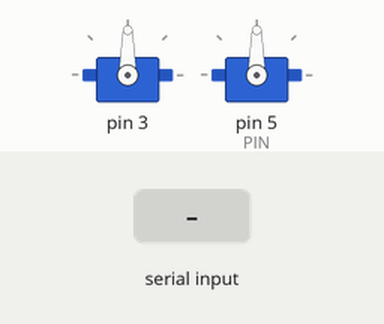
A sketch run on a simulated Arduino Leonardo, built with avr-gcc and run on an emulated ATmega32U4. Parts: 2 × servo. The test bench sets the inputs (shaded band). The modem accepts every AT command (registered, SIM ready, sends succeed) and sends nothing else; what the sketch prints to the serial monitor is not drawn.

Above: at 0.1 s.
At 2.2 s:
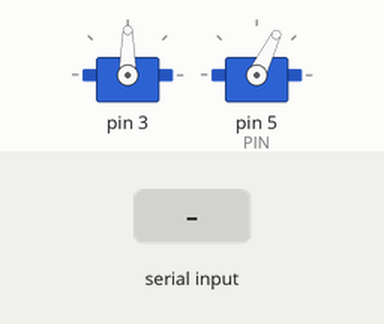
2.3 s: "1" received over the second serial link
5.3 s: "0" received over the second serial link
8.3 s: "2" received over the second serial link
Timing chart, 0 to 11.3 s (numbered marks = the images above; inputs shaded):
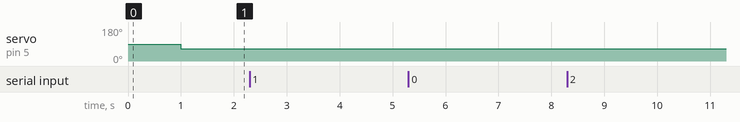

The sketch:

rc_leonardo.ino
```cpp
/*
 Name:		rc_leonardo.ino
 Created:	02.06.2018 17:01:28
 Author:	zinjk
*/


// the setup function runs once when you press reset or power the board

#include "leonardo.h"

leonardo m_leonardo;

void setup() {
	m_leonardo.init();
}

void loop() {
	m_leonardo.run();
	m_leonardo.commit();
  if (Serial.available()) {
    m_leonardo.nanopi_event();
  }
  if (Serial1.available()) {
    m_leonardo.esp_event();
  }
}

//void serialEvent() {
//  Serial.println("asdfasfd");
//	m_leonardo.nanopi_event();
//}
//
//void serialEvent1() {
//	m_leonardo.esp_event();
//}
```

base_packet_t.cpp
```cpp
//
// Created by zinjkov on 05.04.18.
//

#include "base_packet_t.hpp"

namespace rov_types {

}
```

base_packet_t.hpp
```cpp
//
// Created by zinjkov on 05.04.18.
//

#ifndef SERI_BASE_PACKET_T_HPP
#define SERI_BASE_PACKET_T_HPP

#include "serializable.hpp"
#include "meta.hpp"
#include "binary_stream.hpp"
#include "crc.hpp"

namespace rov_types {
    template <uint8_t packet_id_, uint8_t payload_size_, uint16_t packet_size_>
    class base_packet_t : public serializable {
    public:
            typedef meta_traits<packet_id_, payload_size_, packet_size_> meta;
	uint8_t serialize(uint8_t *output) override final  {
            binary_stream bs;

            bs << meta().packet_id;

            data_serialize(bs);

            bs << crc::calculateCRC(bs.data_ptr(), meta().payload_size);
			uint8_t size = 0;
            bs.data(output, &size);

            return size;
        }

        error_code deserialize(uint8_t *input, uint8_t size) {
            binary_stream bs(input, size);

            uint8_t packet_id;

            if (size < meta().packet_size){
                return size_less;
            }

            bs >> packet_id;


            if (packet_id != meta().packet_id) {
                return wrong_id;
            }

            data_deserialize(bs);

            int16_t current_crc = 0;
            bs >> current_crc;

            if (current_crc != crc::calculateCRC(input, meta().payload_size)) {
                return crc_mismatch;
            }

            if (size > meta().packet_size){
                return success_size_greater;
            }

            return success;
        }

    protected:


        virtual void data_serialize(binary_stream &bs) = 0;
        virtual void data_deserialize(binary_stream &bs) = 0;
    };
}


#endif //SERI_BASE_PACKET_T_HPP
```

binary_stream.cpp
```cpp
//
// Created by zinjkov on 30.03.18.
//

#include "binary_stream.hpp"

namespace rov_types {

    binary_stream::binary_stream():
            m_counter(0),
			m_len(0) {
        unsigned short x = 1; /* 0x0001 */
        m_system_type = (*((unsigned char *) &x) == 0) ? byte_ordering::big_endian : byte_ordering::little_endian;
        m_ordering = byte_ordering::big_endian;
    }

    binary_stream::binary_stream(const uint8_t *byte_array, uint8_t size) :
            m_counter(0),
            m_len(size)
    {
        unsigned short x = 1; /* 0x0001 */
        m_system_type = (*((unsigned char *) &x) == 0) ? byte_ordering::big_endian : byte_ordering::little_endian;
        m_ordering = byte_ordering::big_endian;
		for (int i = 0; i < size; i++) {
			m_data[i] = byte_array[i];
		}
    }

    binary_stream::~binary_stream() {

    }

    void binary_stream::data(uint8_t *byte_array, uint8_t *size) {
		for (int i = 0; i < m_len; i++) {
			byte_array[i] = m_data[i];
		}
		*size = m_len;
    }

	const uint8_t *binary_stream::data_ptr() {
		return m_data;
	}

    void binary_stream::change_byte_ordering(binary_stream::byte_ordering ordering) {
        if (m_ordering != ordering) {
            for (int i = 0; i < m_len; i++) {
                m_data[i] = swap_endian<int16_t>(m_data[i]);
            }
            m_ordering = ordering;
        }
    }


    binary_stream &binary_stream::operator>>(uint8_t &val) {
        if ((m_len - m_counter) >= sizeof(uint8_t))
            read<uint8_t>(val);
        return *this;
    }

    binary_stream &binary_stream::operator>>(int8_t &val) {
        if ((m_len - m_counter) >= sizeof(int8_t))
            read<int8_t>(val);
        return *this;
    }

    binary_stream &binary_stream::operator>>(uint16_t &val) {
        if ((m_len - m_counter) >= sizeof(uint16_t))
            read<uint16_t>(val);
        return *this;
    }

    binary_stream &binary_stream::operator>>(int16_t &val) {
        if ((m_len - m_counter) >= sizeof(int16_t))
            read<int16_t>(val);
        return *this;
    }

    binary_stream &binary_stream::operator>>(uint32_t &val) {
        if ((m_len - m_counter) >= sizeof(uint32_t))
            read<uint32_t>(val);
        return *this;
    }

    binary_stream &binary_stream::operator>>(int32_t &val) {
        if ((m_len - m_counter) >= sizeof(int32_t))
            read<int32_t>(val);
        return *this;
    }

    binary_stream &binary_stream::operator>>(uint64_t &val) {
        if ((m_len - m_counter) >= sizeof(uint64_t))
            read<uint64_t>(val);
        return *this;
    }

    binary_stream &binary_stream::operator>>(int64_t &val) {
        if ((m_len - m_counter) >= sizeof(int64_t))
            read<int64_t>(val);
        return *this;
    }

    binary_stream &binary_stream::operator>>(float &val) {
        if ((m_len - m_counter) >= sizeof(float))
            read<float>(val);
        return *this;
    }

    binary_stream &binary_stream::operator>>(double &val) {
        if ((m_len - m_counter) >= sizeof(double))
            read<double>(val);
        return *this;
    }

    binary_stream &binary_stream::operator>>(long double &val) {
        if ((m_len - m_counter) >= sizeof(long double))
            read<long double>(val);
        return *this;
    }


    binary_stream &binary_stream::operator<<(uint8_t &val) {
        write<uint8_t>(val);
        return *this;
    }

    binary_stream &binary_stream::operator<<(int8_t &val) {
        write<int8_t>(val);
        return *this;
    }

    binary_stream &binary_stream::operator<<(uint16_t &val) {
        write<uint16_t>(val);
        return *this;
    }

    binary_stream &binary_stream::operator<<(int16_t &val) {
        write<int16_t>(val);
        return *this;
    }

    binary_stream &binary_stream::operator<<(uint32_t &val) {
        write<uint32_t>(val);
        return *this;
    }

    binary_stream &binary_stream::operator<<(int32_t &val) {
        write<int32_t>(val);
        return *this;
    }

    binary_stream &binary_stream::operator<<(uint64_t &val) {
        write<uint64_t>(val);
        return *this;
    }

    binary_stream &binary_stream::operator<<(int64_t &val) {
        write<int64_t>(val);
        return *this;
    }

    binary_stream &binary_stream::operator<<(float &val) {
        write<float>(val);
        return *this;
    }

    binary_stream &binary_stream::operator<<(double &val) {
        write<double>(val);
        return *this;
    }

    binary_stream &binary_stream::operator<<(long double &val) {
        write<long double>(val);
        return *this;
    }


    binary_stream &binary_stream::operator<<(const uint8_t &val) {
        write<uint8_t>(val);
        return *this;
    }

    binary_stream &binary_stream::operator<<(const int8_t &val) {
        write<int8_t>(val);
        return *this;
    }

    binary_stream &binary_stream::operator<<(const uint16_t &val) {
        write<uint16_t>(val);
        return *this;
    }

    binary_stream &binary_stream::operator<<(const int16_t &val) {
        write<int16_t>(val);
        return *this;
    }

    binary_stream &binary_stream::operator<<(const uint32_t &val) {
        write<uint32_t>(val);
        return *this;
    }

    binary_stream &binary_stream::operator<<(const int32_t &val) {
        write<int32_t>(val);
        return *this;
    }

    binary_stream &binary_stream::operator<<(const uint64_t &val) {
        write<uint64_t>(val);
        return *this;
    }

    binary_stream &binary_stream::operator<<(const int64_t &val) {
        write<int64_t>(val);
        return *this;
    }

    binary_stream &binary_stream::operator<<(const float &val) {
        write<float>(val);
        return *this;
    }

    binary_stream &binary_stream::operator<<(const double &val) {
        write<double>(val);
        return *this;
    }

    binary_stream &binary_stream::operator<<(const long double &val) {
        write<long double>(val);
        return *this;
    }
}
```

binary_stream.hpp
```cpp
//
// Created by zinjkov on 30.03.18.
//

#ifndef RC_ROV_SERVER_BINARY_STREAM_HPP
#define RC_ROV_SERVER_BINARY_STREAM_HPP

#include <stdint.h>
#include <string.h>
#include <Arduino.h>
namespace rov_types {
    class binary_stream {
    public:
        enum class byte_ordering {
            big_endian,
            little_endian
        };

        binary_stream();

        binary_stream(const uint8_t *byte_array, uint8_t size);

        ~binary_stream();

        void data(uint8_t *byte_array, uint8_t *size);
		const uint8_t *data_ptr();

        void change_byte_ordering(byte_ordering t);

        binary_stream &operator>>(uint8_t &val);
        binary_stream &operator>>(int8_t &val);
        binary_stream &operator>>(uint16_t &val);
        binary_stream &operator>>(int16_t &val);
        binary_stream &operator>>(uint32_t &val);
        binary_stream &operator>>(int32_t &val);
        binary_stream &operator>>(uint64_t &val);
        binary_stream &operator>>(int64_t &val);
        binary_stream &operator>>(float &val);
        binary_stream &operator>>(double &val);
        binary_stream &operator>>(long double &val);

        binary_stream &operator<<(const uint8_t &val);
        binary_stream &operator<<(const int8_t &val);
        binary_stream &operator<<(const uint16_t &val);
        binary_stream &operator<<(const int16_t &val);
        binary_stream &operator<<(const uint32_t &val);
        binary_stream &operator<<(const int32_t &val);
        binary_stream &operator<<(const uint64_t &val);
        binary_stream &operator<<(const int64_t &val);
        binary_stream &operator<<(const float &val);
        binary_stream &operator<<(const double &val);
        binary_stream &operator<<(const long double &val);

        binary_stream &operator<<(uint8_t &val);
        binary_stream &operator<<(int8_t &val);
        binary_stream &operator<<(uint16_t &val);
        binary_stream &operator<<(int16_t &val);
        binary_stream &operator<<(uint32_t &val);
        binary_stream &operator<<(int32_t &val);
        binary_stream &operator<<(uint64_t &val);
        binary_stream &operator<<(int64_t &val);
        binary_stream &operator<<(float &val);
        binary_stream &operator<<(double &val);
        binary_stream &operator<<(long double &val);

		uint8_t len() const {
			return m_len;
		}


        template<typename T>
        static inline T swap_endian(T u) {
            union {
                T u;
                unsigned char u8[sizeof(T)];
            } source, dest;

            source.u = u;

            for (size_t k = 0; k < sizeof(T); k++)
                dest.u8[k] = source.u8[sizeof(T) - k - 1];

            return dest.u;
        }

    private:
        byte_ordering m_system_type;
        byte_ordering m_ordering;
        uint8_t m_counter;
		uint8_t m_len;
        uint8_t m_data[255];


        template<typename T>
        inline void read(T &data) {

            memcpy((void *) (&data), (void *) (m_data + m_counter), sizeof(T));

            if (m_ordering != m_system_type) {
                data = swap_endian<T>(data);
            }

            m_counter += sizeof(T);

        }

        template<typename T>
        inline void write(const T data) {
            T loc = data;

            if (m_ordering != m_system_type) {
				loc = swap_endian<T>(loc);
            }

            memcpy((void *) (m_data + m_len), (void *) (&loc), sizeof(T));
			m_len += sizeof(T);
        }
    };

}
#endif //RC_ROV_SERVER_BINARY_STREAM_HPP
```

crc.cpp
```cpp
//
// Created by zinjkov on 30.03.18.
//

#include "crc.hpp"

namespace rov_types {
    namespace crc {
        namespace prvt {

            //! CRC values
            static const int16_t poly_val = 0x1021;
            static const int16_t seed_val = 0xFFFF;

            int16_t updateCRC(int16_t acc, const int8_t input) {
                acc ^= (input << 8);
                for (int8_t i = 0; i < 8; i++) {
                    if ((acc & 0x8000) == 0x8000) {
                        acc <<= 1;
                        acc ^= poly_val;
                    } else {
                        acc <<= 1;
                    }
                }
                return acc;
            }

        }

        int16_t calculateCRC(const uint8_t *data, long len) {
            int16_t crcout = prvt::seed_val;
            unsigned long i;
            for (i = 0; i < len; ++i) {
                crcout = prvt::updateCRC(crcout, data[i]);
            }

            return crcout;
        }
    }
}
```

crc.hpp
```cpp
//
// Created by zinjkov on 30.03.18.
//

#ifndef RC_ROV_SERVER_CRC_HPP
#define RC_ROV_SERVER_CRC_HPP

#include <stdint.h>
namespace rov_types {
    namespace crc {
        int16_t calculateCRC(const uint8_t *data, long len);
    };
};


#endif //RC_ROV_SERVER_CRC_HPP
```

esp.cpp
```cpp
#include "esp.h"


esp::esp() {
}


esp::~esp() {
}

void esp::init() {
	Serial1.begin(115200);
	m_response_recieved = true;
	m_is_find = false;
	m_state = 0;
	m_communication = 0;
	m_act = 0;
	m_last_response = "";
	//Serial.println(m_commands[0].c_str());
	request("AT+CWJAP=\"qqq\",\"\"");
	delay(1000);
	request(m_commands[0]);
	//m_timer.start();
	m_timeout = 10000;
}

void esp::read() {
	while (Serial1.available()) {
		m_last_response += Serial1.readString();
		//Serial.println(m_last_response);
	}
	m_communication++;
}

void esp::run(uint8_t act) {

	m_act = act;
	m_response_recieved = replay_check(m_last_response, m_state);
	should_step();
	request(m_commands[m_state]);

}

void esp::commit(rov_types::rov_leo_telimetry & t)
{
	t.esp = m_state + m_is_find;
	t.esp_comm = m_communication;
}

void esp::send_request(String request)
{
	//Serial.print("send req: ");
	//Serial.println(request.c_str());
	request += "\r\n";
	Serial1.write(request.c_str());
	m_last_response = "";
	m_response_recieved = false;
	m_timer.restart();
	m_timeout = 10000;
}

void esp::request(const String & cmd)
{
	if (m_response_recieved) {
		//Serial.println("request");
		send_request(cmd);
	}
}

void esp::should_step()
{

	if (m_response_recieved) {
		if (m_act == 1) {
			if (!m_is_connected) {
				next(true);
			}
		}
	}
	if (m_timer.elapsed() > m_timeout) {
		next(false);
	}
}

void esp::next(bool flag)
{
	if (flag) {
		m_state = m_state_mach[m_state][0];

	}
	else {
		m_state = m_state_mach[m_state][1];
	}
	m_response_recieved = true;
}

bool esp::replay_check(const String & str, int idx)
{
	for (int i = 0; i < 3; i++) {
		if (str.indexOf(state_rep[idx][i]) == -1) {
			if (idx == 0) {
				m_is_connected = false;
			}
			return false;
		}
	}
	if (idx == 0) {
		m_is_find = true;
	}
	if (idx == 1) {
		m_is_connected = true;
	}
	return true;
}
```

esp.h
```cpp
#pragma once
#include <Arduino.h>
#include "timer.h"
#include "rov_data_types.hpp"
class esp
{
public:
	esp();
	~esp();
	void init();
	void read();
	void run(uint8_t act);
	void commit(rov_types::rov_leo_telimetry &t);

private:
	bool m_is_connected = false;
	bool m_is_find = false;
	String m_last_response;
	uint8_t m_act = 0;
	bool m_response_recieved;
	timer m_timer;
	long long m_timeout;
	uint8_t m_state = 0;
	uint8_t m_communication = 0;

	const String m_commands[2] = {
		"AT+CWLAP=\"RCROV_LIFTER\"",
		"AT+CWJAP=\"RCROV_LIFTER\",\"00000000\"",
	};

	const uint8_t m_state_mach[2][2] = {
		{ 1, 0 },
		{ 0, 0 },
	};

	const String state_rep[2][3] = {
		{ "OK", "+CWLAP:", "RCROV_LIFTER" },
		{ "WIFI CONNECTED", "WIFI GOT IP", "OK" },
	};

	void send_request(String request);

	void request(const String & cmd);

	void should_step();

	void next(bool flag);

	bool replay_check(const String & str, int idx);


};
```

flashlight.cpp
```cpp
#include "flashlight.h"
#include "config.h"
#include <Arduino.h>

flashlight::flashlight()
{
}

flashlight::~flashlight()
{
}

void flashlight::init() {
	m_flash.attach(config::flashlight::PIN);
	m_timer.start();
	m_val = config::flashlight::MIN;
}

void flashlight::run(int8_t dir) {
	if (m_timer.elapsed() > 3) {
		m_val = constrain(m_val + dir, config::flashlight::MIN, config::flashlight::MAX);
		m_flash.writeMicroseconds(m_val);
		m_timer.restart();

	}
}

void flashlight::commit(rov_types::rov_leo_telimetry & t)
{
	t.flashlight = m_val;
}
```

flashlight.h
```cpp
#pragma once

#include <Servo.h>
#include "timer.h"
#include "rov_data_types.hpp"

class flashlight {
public:
	flashlight();
	~flashlight();
	void init();
	void run(int8_t dir);
	void commit(rov_types::rov_leo_telimetry &t);
private:
	Servo m_flash;
	timer m_timer;
	int16_t m_val;
};
```

leonardo.cpp
```cpp
#include "leonardo.h"


leonardo::leonardo() {

}


leonardo::~leonardo() {

}

void leonardo::init() {
	Serial.begin(115200);
	m_manipulator.init();
	m_flashlight.init();
	m_esp.init();
	m_timer.start();
}

void leonardo::run() {

	m_manipulator.run(m_control.secondary_manipulator);
	m_flashlight.run(m_control.flashlight);
	m_esp.run(m_control.realease);
}

void leonardo::commit()
{
	m_manipulator.commit(m_telemetry);
	m_flashlight.commit(m_telemetry);
	m_esp.commit(m_telemetry);
	m_telemetry.leo_comm = m_comm;
	if (m_timer.elapsed() > 100) {
		uint8_t buf[30] = { 0 };
		int size = m_telemetry.serialize(buf);
		Serial.write(buf, size);
		m_timer.restart();
	}
}

void leonardo::nanopi_event() {
	delay(3);
	uint8_t buf[30] = { 0 };
	int i = 0;
	while (Serial.available()) {
		buf[i++] = Serial.read();
	}
	rov_types::rov_leo_control rlc;
	auto e = rlc.deserialize(buf, i);
	if (rov_types::serializable::check_for_success(e)) {
		m_control = rlc;
		m_comm++;
	}
}

void leonardo::esp_event() {
	delay(3);
	m_esp.read();
}
```

leonardo.h
```cpp
#pragma once

#include "manipulator.h"
#include "flashlight.h"
#include "rov_data_types.hpp"
#include "esp.h"
#include "timer.h"
class leonardo
{
public:
	leonardo();
	~leonardo();

	void init();
	void run();
	void commit();
	void nanopi_event();
	void esp_event();

private:
	flashlight m_flashlight;
	manipulator m_manipulator;
	esp m_esp;
	rov_types::rov_leo_control m_control;
	rov_types::rov_leo_telimetry m_telemetry;
	timer m_timer;
	uint8_t m_comm = 0;
};
```

Source omitted: manipulator.cpp (494 bytes), manipulator.h (283 bytes), meta.hpp (429 bytes), rov_data_types.cpp (695 bytes), rov_data_types.hpp (846 bytes), serializable.cpp (949 bytes), serializable.hpp (687 bytes), timer.cpp (412 bytes), timer.h (224 bytes), config.h (269 bytes)

Measured:
- after the input at 2.3 s, every drawn part: stays the same
- after the input at 5.3 s, every drawn part: stays the same
- after the input at 8.3 s, every drawn part: stays the same
